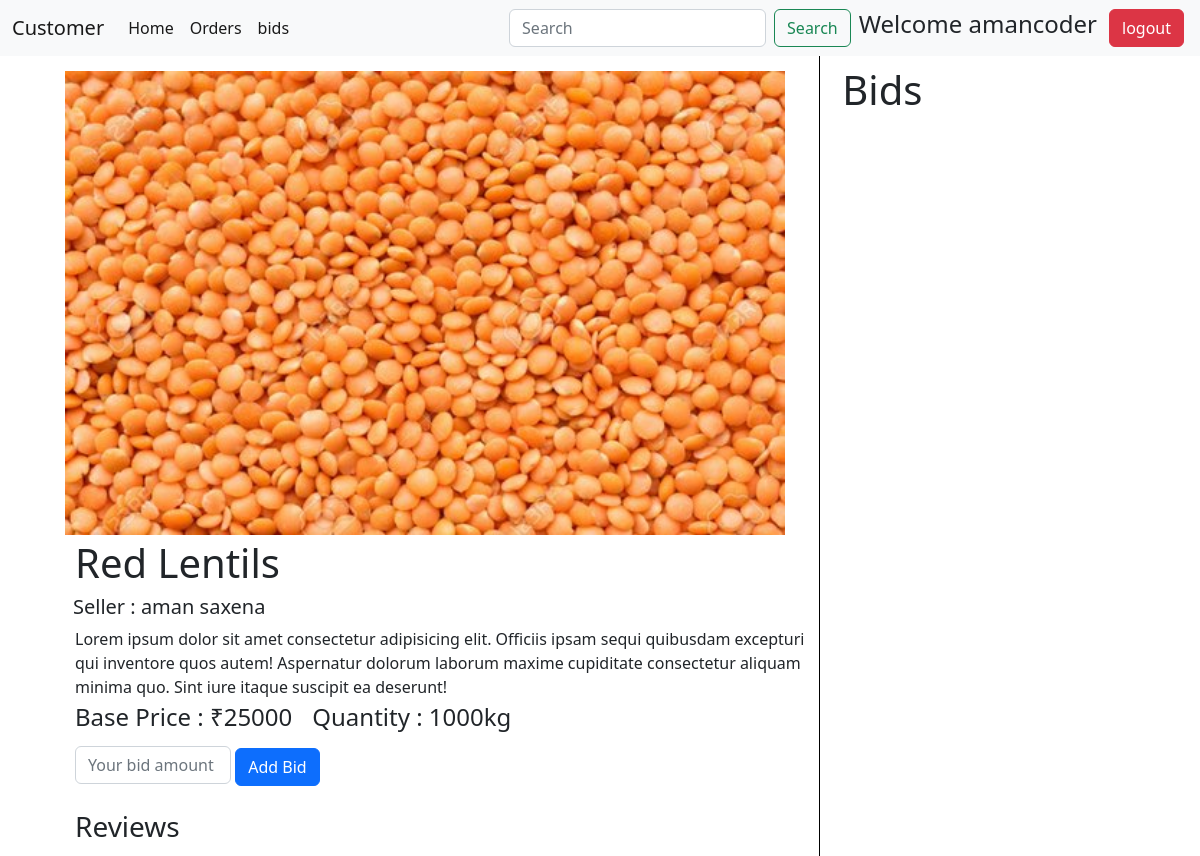
Page /customer/crop/14/ (signed in) on the earlier database version.
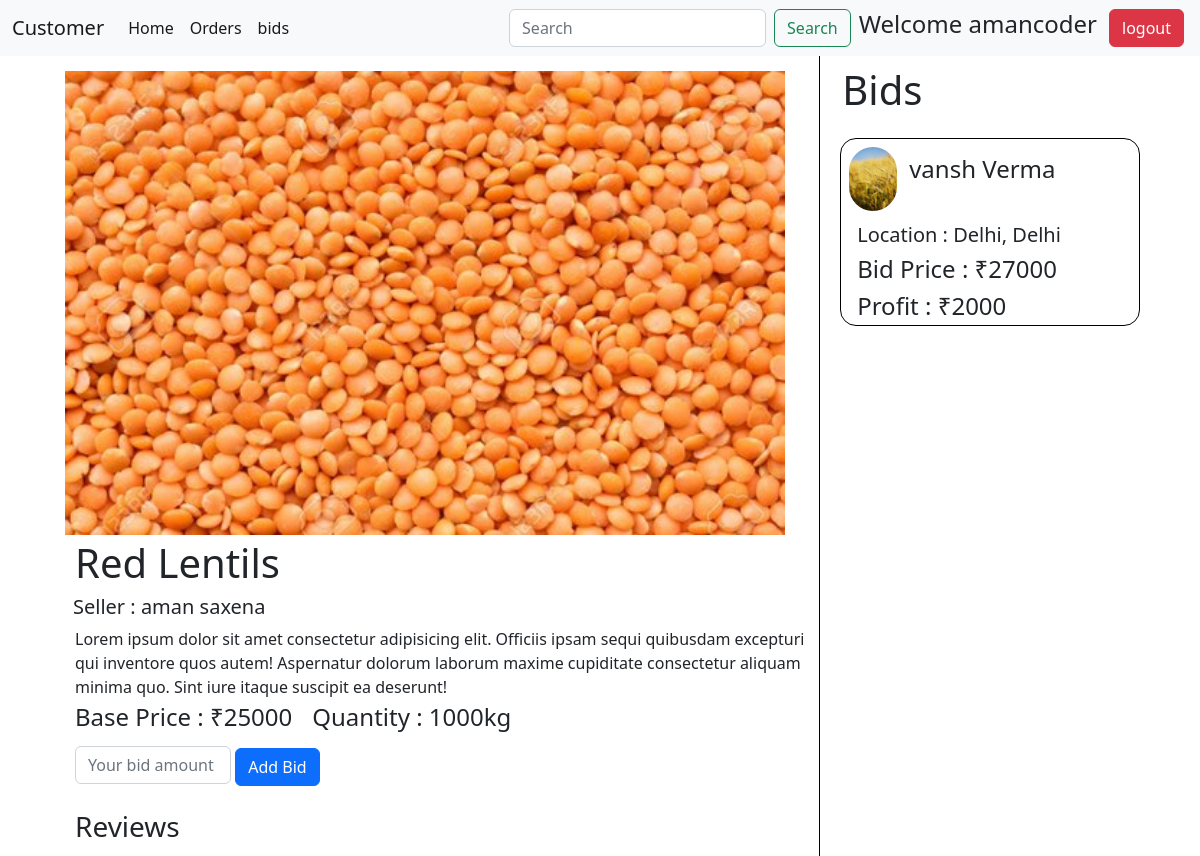
Same page on the later database version.
### farmer/models.py (models this page shows, shortened)
class Bid(models.Model):
    id = models.AutoField(primary_key=True)
    farmer = models.ForeignKey(UserProfile,default=None,on_delete = models.CASCADE,related_name="bid_farmer")
    customer = models.ForeignKey(UserProfile,on_delete = models.CASCADE,related_name="bid_coustmer")
    crop = models.ForeignKey(Product,on_delete=models.CASCADE,null=True,blank=True)
    status = models.CharField(choices = status_choice,max_length=20)
    bid_price = models.PositiveIntegerField()
    def __str__(self):
        return f"Bid by {self.customer.user.username}"
    @property
    def profit(self):
        return self.bid_price - self.crop.price

class Product(models.Model):
    id = models.AutoField(primary_key=True)
    farmer = models.ForeignKey(UserProfile,on_delete = models.CASCADE)
    title = models.CharField(max_length=250,null=True,blank=True)
    crop_img = models.ImageField(upload_to="crop_img")
    crop_name = models.CharField(max_length=150)
    quantity = models.PositiveIntegerField()
    price = models.PositiveBigIntegerField()
    quality = models.CharField(choices=crop_quality_choice,max_length=30,null=True,blank=True)
    def __str__(self):
        return self.crop_name

### account/models.py (models this page shows, shortened)
class UserProfile(models.Model):
    id = models.AutoField(primary_key=True)
    user = models.ForeignKey(User,on_delete = models.CASCADE)
    user_type = models.CharField(choices=user_type_choices,max_length = 10)
    address = models.ForeignKey(Address,on_delete = models.CASCADE)
    contact_no = models.PositiveIntegerField()

class Address(models.Model):
    id = models.AutoField(primary_key = True)
    pincode = models.IntegerField(blank=True, null=True)
    city = models.CharField(choices=city_choices,max_length=70,blank=True, null=True,)
    state = models.CharField(choices=State_choices,max_length=70,blank=True, null=True)
    landmark = models.CharField(max_length=70)

### customer/views.py (the view)
# urls.py: path("crop/<int:pk>/",crop_detail),
def crop_detail(request,pk):
    crop = Product.objects.get(pk = pk)
    bids = Bid.objects.filter(crop = crop)
    user = UserProfile.objects.get(user = request.user)
    user_bid = Bid.objects.filter(Q(customer = user) & Q(crop = crop))
    print("user bid",user_bid)
    print(crop,bids)
    context = {'crop':crop,'bids':bids,"bidAdded":len(user_bid),"user_bid":user_bid}
    return render(request,"cropDetail.html",context=context)

### templates/cropDetail.html (shortened to what this page needs)
{% extends 'customerbase.html' %}
{% block body %}
    <div class="main-container">
        <div class="right">
            <img src="{{crop.crop_img.url}}" alt="">
            <h1 class="my-1">{{crop.crop_name}}</h1>
            <h5 class="my-1" style="margin-left: 38px;">Seller : {{crop.farmer.user.first_name}} {{crop.farmer.user.last_name}}</h5>
            <p class="my-1">Lorem ipsum dolor sit amet consectetur adipisicing elit. Officiis ipsam sequi quibusdam excepturi qui inventore quos autem! Aspernatur dolorum laborum maxime cupiditate consectetur aliquam minima quo. Sint iure itaque suscipit ea deserunt!</p>
           <div id="crop-info">
            <h4 id="price-heading">Base Price : ₹{{crop.price}}</h4>
            <h4 style="margin-left: 20px;">Quantity : {{crop.quantity}}kg</h4>
           </div>
           {% if bidAdded %}
            <form action="/customer/updateBid/{{user_bid.first.id}}/" method="post">
                {% csrf_token %}
                <input style="width: 13vw; display:inline; margin-left:40px" type="text" class="form-control" name="bidamount" placeholder="Your bid amount">
                <button class="btn btn-primary my-2">Modify Bid</button>
            </form>
            {% else %}
                <form action="/customer/addbid/{{crop.id}}/" method="post">
                    <input style="width: 13vw; display:inline; margin-left:40px" type="text" class="form-control" name="bidamount" placeholder="Your bid amount">
                    <button class="btn btn-primary my-2">Add Bid</button>
                </form>
            {% endif %}
            <h3 style="margin-left: 40px;" class="my-3">Reviews</h3>
        </div>
        <div class="left">
            <h1>Bids</h1>
            {% for b in bids  %}
            <div class="my-3 bids-card">
                <div class="user-info">
                    <img class="mx-2 my-2" src="/static/predictpage.jpeg" alt="">
                    <h4 class="mx-1 my-3">{{b.customer.user.first_name}} {{b.customer.user.last_name}}</h4>
                </div>
                <h5 class="mx-3 my-1">Location : {{b.customer.address.city}}, {{b.customer.address.state}}</h5>
                <h4 class="mx-3 my-1">Bid Price : ₹{{b.bid_price}}</h4>
                <h4 class="mx-3 my-1">Profit : ₹{{b.profit}}</h4>
            </div>
            {% endfor %}
        </div>
    </div>
{% endblock body %}

Differences in the rows shown:
added Bid: customer.user.first_name "vansh", customer.user.last_name "Verma", customer.address.city "Delhi", customer.address.state "Delhi", bid_price "27000", profit "2000"
